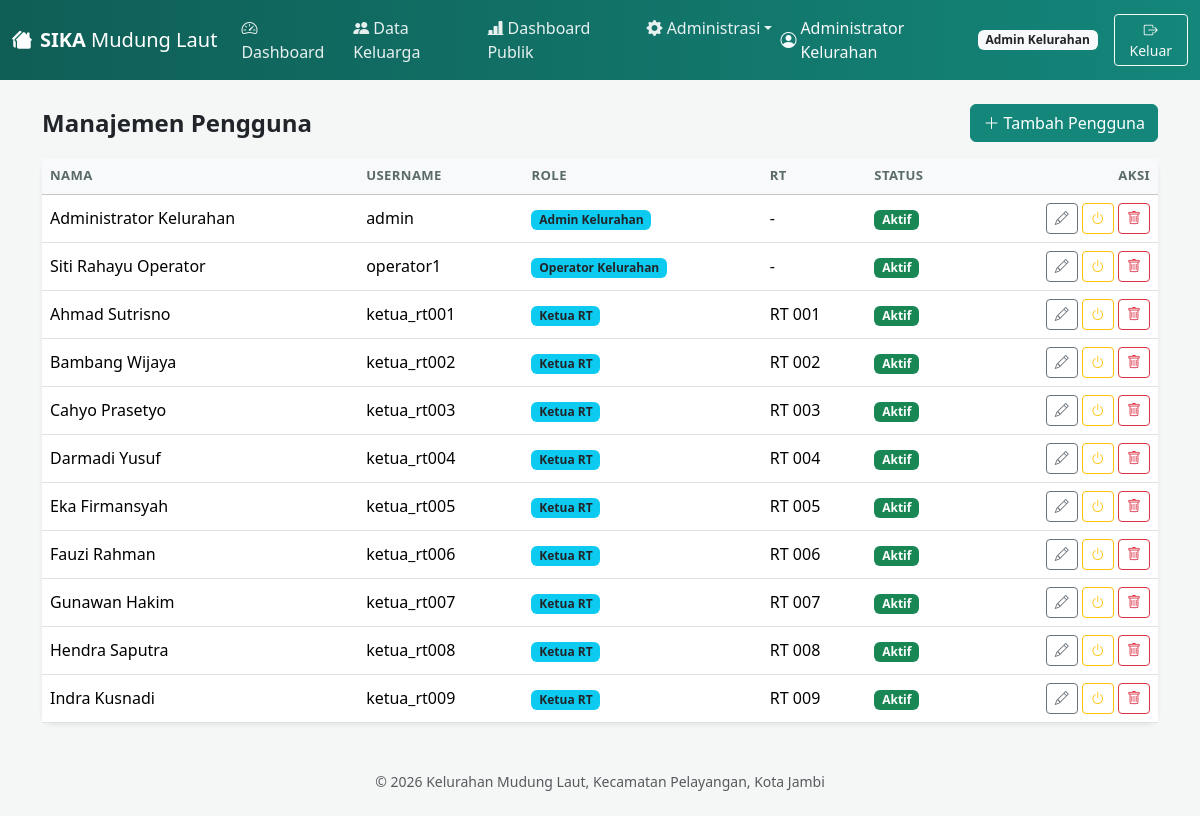
/admin_users.php (signed in), run on the app's committed database.
### tables this page shows
CREATE TABLE users (
  id INT AUTO_INCREMENT PRIMARY KEY,
  nama VARCHAR(100) NOT NULL,
  username VARCHAR(50) UNIQUE NOT NULL,
  password VARCHAR(255) NOT NULL,
  role ENUM('admin_kelurahan','operator_kelurahan','ketua_rt') NOT NULL,
  rt_id INT NULL,
  status ENUM('aktif','nonaktif') DEFAULT 'aktif',
  created_at TIMESTAMP DEFAULT CURRENT_TIMESTAMP,
  FOREIGN KEY (rt_id) REFERENCES rt(id) ON DELETE SET NULL
);

CREATE TABLE rt (
  id INT AUTO_INCREMENT PRIMARY KEY,
  nomor_rt VARCHAR(10) NOT NULL UNIQUE,
  keterangan VARCHAR(100) NULL,
  jml_bangunan_tinggal_terisi INT NOT NULL DEFAULT 0,       
  jml_bangunan_tinggal_kosong INT NOT NULL DEFAULT 0,       
  jml_bangunan_khusus_usaha INT NOT NULL DEFAULT 0,         
  jml_bangunan_bukan_tinggal_non_usaha INT NOT NULL DEFAULT 0  
);

### includes/functions.php (called while the page is built, shortened)
<?php
function e($str) {
    return htmlspecialchars($str ?? '', ENT_QUOTES, 'UTF-8');
}
function isLoggedIn() {
    return isset($_SESSION['user']);
}
function currentUser() {
    return $_SESSION['user'] ?? null;
}
function hasRole($roles) {
    if (is_string($roles)) $roles = [$roles];
    return in_array($_SESSION['user']['role'], $roles, true);
}
function roleLabel($role) {
    $labels = [
        'admin_kelurahan'    => 'Admin Kelurahan',
        'operator_kelurahan' => 'Operator Kelurahan',
        'ketua_rt'           => 'Ketua RT',
    ];
    return $labels[$role] ?? $role;
}
    ?>

### public/admin_users.php (the view, shortened to what this page needs)
<?php
require_once __DIR__ . '/../includes/config.php';
$users = $pdo->query("SELECT u.*, r.nomor_rt FROM users u LEFT JOIN rt r ON r.id=u.rt_id ORDER BY u.role, u.nama")->fetchAll();
require __DIR__ . '/../includes/partials_header.php';
?>
<div class="d-flex justify-content-between align-items-center mb-3">
  <h4 class="fw-semibold mb-0">Manajemen Pengguna</h4>
  <a href="admin_users_form.php" class="btn btn-teal"><i class="bi bi-plus-lg"></i> Tambah Pengguna</a>
</div>
<div class="card border-0 shadow-sm">
<div class="table-responsive">
<table class="table table-hover mb-0 align-middle table-mobile-cards">
<thead class="table-light"><tr><th>Nama</th><th>Username</th><th>Role</th><th>RT</th><th>Status</th><th class="text-end">Aksi</th></tr></thead>
<tbody>
<?php foreach ($users as $u): ?>
<tr>
  <td data-label="Nama"><?= e($u['nama']) ?></td>
  <td data-label="Username"><?= e($u['username']) ?></td>
  <td data-label="Role"><span class="badge bg-info text-dark"><?= e(roleLabel($u['role'])) ?></span></td>
  <td data-label="RT"><?= $u['nomor_rt'] ? 'RT '.e($u['nomor_rt']) : '-' ?></td>
  <td data-label="Status"><span class="badge <?= $u['status']=='aktif'?'bg-success':'bg-secondary' ?>"><?= e(ucfirst($u['status'])) ?></span></td>
  <td data-label="Aksi" class="text-end td-action">
    <a href="admin_users_form.php?id=<?= $u['id'] ?>" class="btn btn-sm btn-outline-secondary" title="Ubah"><i class="bi bi-pencil"></i></a>
    <a href="admin_users.php?toggle=<?= $u['id'] ?>" class="btn btn-sm btn-outline-warning" title="Aktifkan/Nonaktifkan"><i class="bi bi-power"></i></a>
    <a href="admin_users.php?delete=<?= $u['id'] ?>" class="btn btn-sm btn-outline-danger" title="Hapus" onclick="return confirm('Hapus pengguna ini?')"><i class="bi bi-trash"></i></a>
  </td>
</tr>
<?php endforeach; ?>
</tbody>
</table>
</div>
</div>
<?php require __DIR__ . '/../includes/partials_footer.php'; ?>

### includes/partials_header.php (shortened to what this page needs)
<!DOCTYPE html>
<html lang="id">
<head>
<link href="https://cdn.jsdelivr.net/npm/bootstrap@5.3.3/dist/css/bootstrap.min.css" rel="stylesheet">
<link href="https://cdn.jsdelivr.net/npm/bootstrap-icons@1.11.3/font/bootstrap-icons.css" rel="stylesheet">
<link href="assets/style.css" rel="stylesheet">
</head>
<body>
<?php if (isLoggedIn()): $u = currentUser(); ?>
<nav class="navbar navbar-expand-lg navbar-dark app-navbar">
  <div class="container-fluid">
    <a class="navbar-brand fw-semibold" href="dashboard.php" title="Sistem Informasi Keluarga"><i class="bi bi-houses-fill me-2"></i>SIKA <span class="fw-light">Mudung Laut</span></a>
    <div class="collapse navbar-collapse" id="navMain">
      <ul class="navbar-nav me-auto mb-2 mb-lg-0">
        <li class="nav-item"><a class="nav-link" href="dashboard.php"><i class="bi bi-speedometer2"></i> Dashboard</a></li>
        <li class="nav-item"><a class="nav-link" href="keluarga_list.php"><i class="bi bi-people-fill"></i> Data Keluarga</a></li>
        <li class="nav-item"><a class="nav-link" href="public_dashboard.php" target="_blank"><i class="bi bi-bar-chart-line-fill"></i> Dashboard Publik</a></li>
        <?php if (hasRole(['admin_kelurahan'])): ?>
        <li class="nav-item dropdown">
          <a class="nav-link dropdown-toggle" href="#" role="button" data-bs-toggle="dropdown"><i class="bi bi-gear-fill"></i> Administrasi</a>
        </li>
        <?php endif; ?>
      </ul>
      <ul class="navbar-nav align-items-lg-center">
        <li class="nav-item d-flex align-items-center text-light me-lg-3 mb-2 mb-lg-0">
          <i class="bi bi-person-circle me-1"></i> <?= e($u['nama']) ?>
          <span class="badge bg-light text-dark ms-2"><?= e(roleLabel($u['role'])) ?></span>
        </li>
        <li class="nav-item"><a class="btn btn-outline-light btn-sm" href="logout.php"><i class="bi bi-box-arrow-right"></i> Keluar</a></li>
      </ul>
    </div>
  </div>
</nav>
<?php endif; ?>
<main class="container py-4">

### public/assets/style.css (style rules this page uses)
:root { --teal-dark: #0f5e56; --teal: #14867a; --teal-light: #e8f5f3; }
body { background-color: #f4f7f6; font-family: 'Segoe UI', system-ui, sans-serif; }
.app-navbar { background: linear-gradient(90deg, var(--teal-dark), var(--teal)); }
.btn-teal { background-color: var(--teal); border-color: var(--teal); color: #fff; }
.card { border-radius: 12px; }
.table thead th { font-weight: 600; font-size: .82rem; text-transform: uppercase; letter-spacing: .03em; color: #5b6b69; border-bottom-width: 1px; }
.navbar-nav .nav-link { color: rgba(255,255,255,.9) !important; }
a { color: var(--teal-dark); }

### data on the page
users: nama "Administrator Kelurahan", role "Admin Kelurahan", username "admin", status "Aktif"
users: nama "Siti Rahayu Operator", username "operator1", role "Operator Kelurahan", status "Aktif"
users: nama "Ahmad Sutrisno", username "ketua_rt001", role "Ketua RT", rt.nomor_rt "001", status "Aktif"
users: nama "Bambang Wijaya", username "ketua_rt002", role "Ketua RT", rt.nomor_rt "002", status "Aktif"
users: nama "Cahyo Prasetyo", username "ketua_rt003", role "Ketua RT", rt.nomor_rt "003", status "Aktif"
users: nama "Darmadi Yusuf", username "ketua_rt004", role "Ketua RT", rt.nomor_rt "004", status "Aktif"
users: nama "Eka Firmansyah", username "ketua_rt005", role "Ketua RT", rt.nomor_rt "005", status "Aktif"
users: nama "Fauzi Rahman", username "ketua_rt006", role "Ketua RT", rt.nomor_rt "006", status "Aktif"
users: nama "Gunawan Hakim", username "ketua_rt007", role "Ketua RT", rt.nomor_rt "007", status "Aktif"
users: nama "Hendra Saputra", username "ketua_rt008", role "Ketua RT", rt.nomor_rt "008", status "Aktif"
users: nama "Indra Kusnadi", username "ketua_rt009", role "Ketua RT", rt.nomor_rt "009", status "Aktif"
